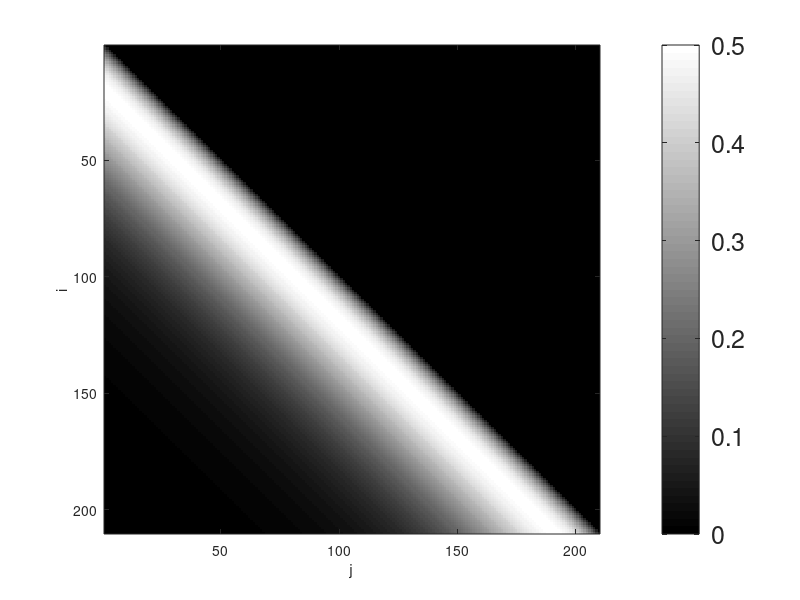
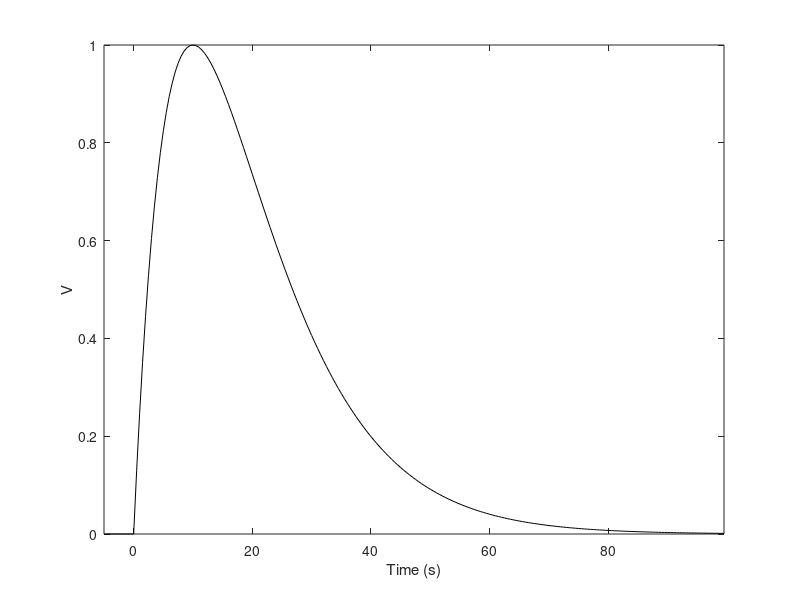
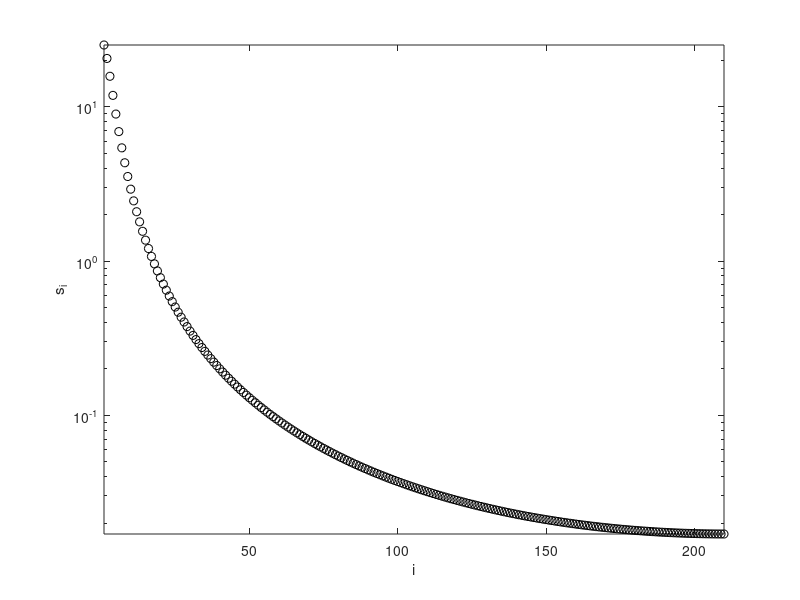
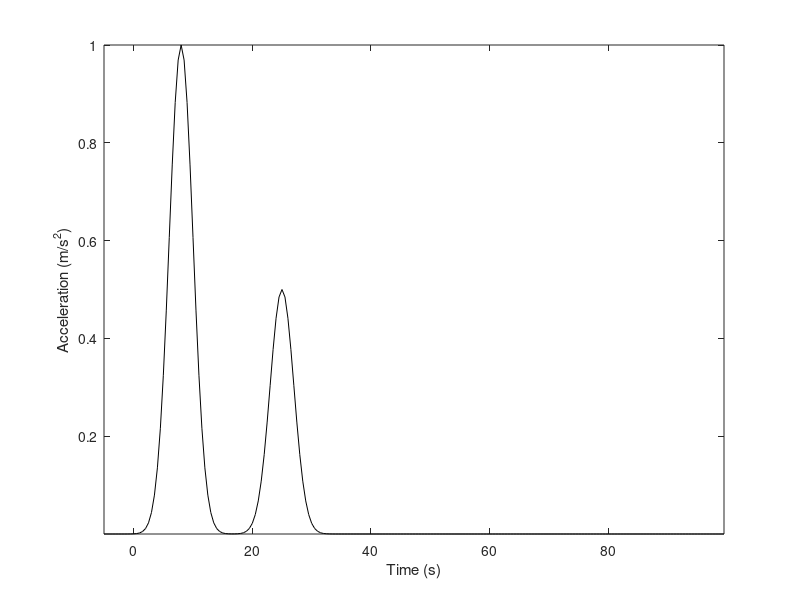

Source code (MATLAB) for these figures, in order:
%
% Example 3.2
% from Parameter Estimation and Inverse Problems, 2nd edition, 2011
% by R. Aster, B. Borchers, C. Thurber
%

clear
close all
clc
format compact

% Set constants
% The noise variance
noise = 0.05;
% Discretizing values for M & N (210 data points)
N = 211;
M = 211;

% Generate time vector
t = linspace(-5,100,N);

% Generate instrument impulse response as a critically-damped pulse
% note: this is for plotting purposes only (only sigi and gmax are used)
sigi = 10;
if 1==1
    for i = 1:N-1
      if (t(i)<0)
        g(i) = 0;
      else
        g(i) = t(i)*exp(-t(i)/sigi);
      end
    end

    % Normalize instrument response (i.e. max(g) = 1)
    gmax = max(g);
    g = g/gmax;

    % Plot of instrument response to unit area ground acceleration impulse.
    figure(2)
    plot(t(1:N-1),g,'k')
    axis tight
    xlabel('Time (s)')
    ylabel('V')
    disp('Instrument response to unit ground acceleration impulse (fig. 2)')
    %print -deps2 c3fimp_resp.eps
else
    gmax = 3.6788;
end

% Populate G matrix 
% First the numerator which varies
for i = 2:M
  for j = 1:N-1
    tp = t(j)-t(i);
    if (tp > 0)
      G(i-1,j) = 0;
    else
      G(i-1,j) = -tp*exp(tp/sigi);
    end
  end
end
% now divide everything by the denominator
deltat = t(2)-t(1);
G = G/gmax * deltat;

% Get SVD of G matrix
[U,S,V] = svd(G);

% Display image of G matrix with colorbar
figure(1)
colormap(gray)
imagesc(G)
H = colorbar;
set(H,'FontSize',18);
xlabel('j')
ylabel('i')
disp('Displaying image of G matrix (fig. 1)')

% True signal is two pulses of sig deviation
sig = 2;
% Find unscaled true signal model  
mtrue = exp(-(t(1:N-1)-8).^2/(sig^2*2))'... 
    + 0.5*exp(-(t(1:N-1)-25).^2/(sig^2*2))';
% Rescale true signal model to have a max of 1
mtrue = mtrue/max(mtrue);
% Get true data without noise
d = G*mtrue;
% Add random normal noise to the datadata
dn = G*mtrue + noise*randn(M-1,1);

% Using SVD with all 210 singular values
nkeep = N-1;
% Find Up, Vp, Sp
Up = U(:,1:nkeep);
Vp = V(:,1:nkeep);
Sp = S(1:nkeep,1:nkeep);

% Generalized inverse solutions for noisy data (mn) 
% and noise-free data (mperf)
mn = Vp*inv(Sp)*Up'*dn;
mperf = Vp*inv(Sp)*Up'*d;

% Display semilog plot of singular values
figure(3)
semilogy(diag(S),'ko')
axis tight
xlabel('i')
ylabel('s_i')
disp('Displaying semilog plot of singular values (fig. 3)')

% Plot true model
figure(4)
plot(t(1:N-1),mtrue,'k')
xlim([-5 100])
ylim([0 1])
axis tight
xlabel('Time (s)')
ylabel('Acceleration (m/s^2)');
disp('Displaying true model (fig. 4)')
%print -deps2 c3fm_true.eps

% Display predicted data using noise free model
figure(5)
plot(t(1:N-1),d,'k')
xlabel('Time (s)')
ylabel('V')
axis tight
disp('Displaying predicted data from true model (without noise) (fig. 5)')

% Display predicted data plus random independent noise
figure(6)
plot(t(1:N-1),dn,'k')
xlim([-5 100])
xlabel('Time (s)')
ylabel('V');
axis tight
disp(['Displaying predicted data from true model plus independent noise'...
    ' (fig. 6)'])
%print -deps2 c3fd_pred_noise.eps

% Display generalized inverse solution for noise-free data
figure(7)
plot(t(1:N-1),mperf,'k')
xlim([-5 100])
ylim([0 1])
xlabel('Time (s)')
ylabel('Acceleration (m/s^2)');
disp(['Displaying generalized inverse solution for noise-free data'...
    ' (210 singular values) (fig. 7)'])
%print -deps2 c3fpinv_solution_nonoise

% Display generalized inverse solution for noisy data
figure(8)
plot(t(1:N-1),mn,'k')
xlabel('Time (s)')
axis tight
ylabel('Acceleration (m/s^2)');
disp(['Displaying generalized inverse solution for noisy data'...
    ' (210 singular values) (fig. 8)'])
%print -deps2 c3fpinv_solution_noise

%--------------------------------------------------------------------------

% Truncate SVD to 26 singular values
nkeep = 26;
Up = U(:,1:nkeep);
Vp = V(:,1:nkeep);
Sp = S(1:nkeep,1:nkeep);

% Get model for truncated SVD (m2) with noisy data
m2 = Vp*inv(Sp)*Up'*dn;

% Display generalized inverse solution for noisy data
figure(9)
plot(t(1:N-1),m2,'k')
xlabel('Time (s)')
ylabel('Acceleration (m/s^2)');
axis tight
disp(['Displaying generalized inverse solution for noisy data'...
    ' (26 singular values) (fig. 9)'])
%print -deps2 c3fpinv_solution_noise_26

% Get resolution matrix
Rm = Vp*Vp';

% Display image of resolution matrix for truncated solution with colorbar
figure(10)
colormap(gray)
% use tight bounds on the colorbar instead of automatically expanded bounds
imagesc(Rm,[min(min(Rm)),max(max(Rm))])
xlabel('j')
ylabel('i')
H = colorbar;
set(H,'FontSize',18);
disp(['Displaying image of resolution matrix for truncated SVD solution'...
    ' (26 singular values) (fig. 10)'])
%print -deps2 c3fR_solution_26

% Display a column from the model resolution matrix for truncated SVD solution
figure(11)
plot(t(1:N-1), Rm(80,:),'k')
axis tight
xlabel('Time (s)')
ylabel('Element Value')
disp(['Displaying column of model resolution matrix for'...
    ' truncated SVD solution (fig. 11)'])
%print -deps2 c3fR_column_26

%show successive TSVD solutions
disp('Animating TSVD solutions as p increases (fig. 12)')

% the maximum p to use, the fit model and the diagonal elements
p = rank(G);
m = zeros(N-1,1);
ss = diag(S);

figure(12)
for i = 1:p
  % adjust the predicted model to have p singular values
  m = m+(U(:,i)'*dn/ss(i))*V(:,i);
  % keep track of the residuals for each p
  r(i) = norm(G*m-dn);
  % keep track of the model norm for each p
  mnorm(i) = norm(m);
  % plot the newly fit model
  plot(m)
  xlabel('Time (s)')
  ylabel('Acceleration (m/s^2)');
  axis([0 p+1 -1 1.5]);
  hold on
  % plot the true model
  plot(mtrue,'r-.','linewidth',2);
  hold off
  title(num2str(i));
  pause(0.1)
end

%Examine the trade-off curve (collected in the loop above)
figure(13)
plot(r,mnorm)
hold on
plot(r(26),mnorm(26),'ro')
hold off
ylabel('||m||_2')
xlabel('||Gm-d||_2')
text(r(26),mnorm(26),'   26 singular values in TSVD');
disp('Displaying TSVD trade-off curve (fig. 13)')

%==========================================================================
